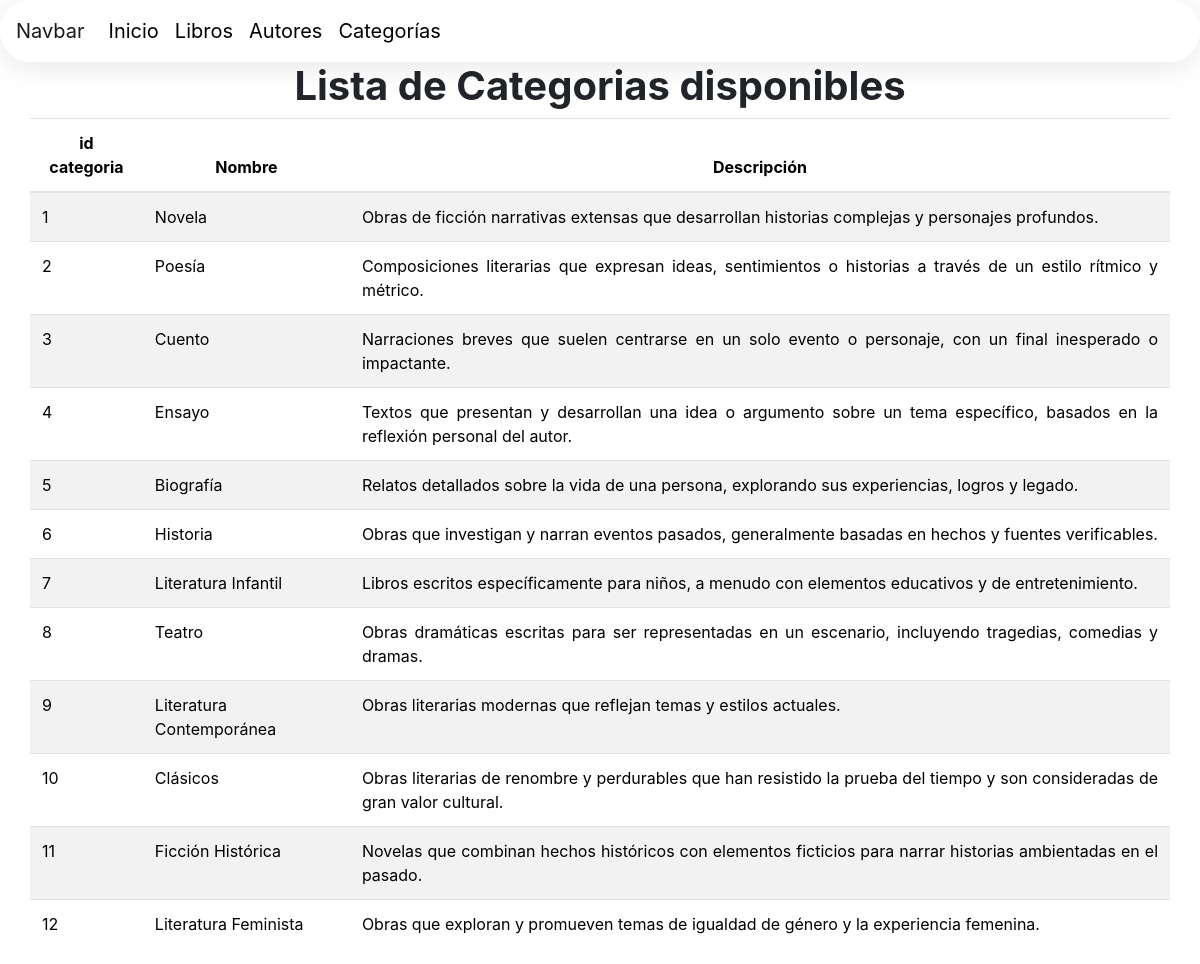
/catalogo/pagina_categorias, run on the app's committed database.
### catalogo/models.py (models this page shows, shortened)
class Navbar(models.Model):
    id_navbar = models.AutoField(db_column="idNavbar", primary_key=True)
    nombre = models.CharField(max_length=50)
    url = models.CharField(max_length=100)

class Categoria(models.Model):
    id_categoria = models.AutoField(db_column="idCategoria", primary_key=True)
    nombre_categoria = models.CharField(max_length=255)
    descripcion_categoria = models.CharField(max_length=255)

### catalogo/views.py (the view)
# urls.py: path('pagina_categorias', views.pagina_categorias, name="pagina_categorias"),
def pagina_categorias(request):
	Navbars = Navbar.objects.all()
	Categorias = Categoria.objects.all()
	context = {
		"Navbars": Navbars,
       	"Categorias": Categorias
    }
	return render (request, 'catalogo/pagina_categorias.html', context)

### catalogo/templates/catalogo/pagina_categorias.html (shortened to what this page needs)
<!DOCTYPE html>
<html lang="en">
<head>
    {% load static %}
    <link rel="stylesheet" href="{% static '/assets/css/index.css' %}">
    <link rel="stylesheet" href="https://cdn.jsdelivr.net/npm/bootstrap@4.6.2/dist/css/bootstrap.min.css">
    <link href="https://unpkg.com/aos@2.3.1/dist/aos.css" rel="stylesheet">
</head>
<body>
    <nav class="navbar navbar-expand-lg navbar-light trans ">
        <a class="navbar-brand" href="#">Navbar</a>
        <div class="collapse navbar-collapse" id="navbarNav">
            <ul class="navbar-nav">
                {% for Navbar in Navbars %}
              <li class="nav-item">
                <a class="nav-link"
                href="{{ Navbar.url }}" style="color: #000000">{{ Navbar.nombre }}</a>
              </li>
              {% endfor %}
              </ul>
        </div>
      </nav>
    <h1><strong>Lista de Categorias disponibles</strong></h1>
    <div class="container">
        <div class="row">
            <table class="table table-striped">
                <thead>
                    <tr>
                        <th scope="col">id categoria</th>
                        <th scope="col">Nombre</th>
                        <th scope="col">Descripción</th>
                    </tr>
                </thead>
                <tbody>
                    {% for Categoria in Categorias %}
                    <tr>
                        <td>{{ Categoria.id_categoria }}</td>
                        <td>{{ Categoria.nombre_categoria }}</td>
                        <td>{{ Categoria.descripcion_categoria }}</td>
                    </tr>
                    {% endfor %}
                </tbody>
            </table>
        </div>
    </div>
</body>
</html>

### static/assets/css/index.css (style rules this page uses)
.trans { background: rgba(255, 255, 255, 0.63); border-radius: 16px; box-shadow: 0 4px 30px rgba(0, 0, 0, 0.1); backdrop-filter: blur(1.7px); -webkit-backdrop-filter: blur(1.7px); border: 0px solid rgba(255, 255, 255, 0.86); border-radius: 50px; }
h1 { text-align: center; }
td,th { color:black; text-align: justify; }
tr { color:black; text-align: center; }
.nav-item { font-size: 20px; }
body { background-size: cover; background-repeat: no-repeat; background-attachment: fixed; }

### data on the page
Navbar: nombre "Inicio"
Navbar: nombre "Libros"
Navbar: nombre "Autores"
Navbar: nombre "Categorías"
Categoria: id_categoria "1", nombre_categoria "Novela", descripcion_categoria "Obras de ficción narrativas extensas que desarrollan historias complejas y personajes profundos."
Categoria: id_categoria "2", nombre_categoria "Poesía", descripcion_categoria "Composiciones literarias que expresan ideas, sentimientos o historias a través de un estilo rítmico y métrico."
Categoria: id_categoria "3", nombre_categoria "Cuento", descripcion_categoria "Narraciones breves que suelen centrarse en un solo evento o personaje, con un final inesperado o impactante."
Categoria: id_categoria "4", nombre_categoria "Ensayo", descripcion_categoria "Textos que presentan y desarrollan una idea o argumento sobre un tema específico, basados en la reflexión personal del autor."
Categoria: id_categoria "5", nombre_categoria "Biografía", descripcion_categoria "Relatos detallados sobre la vida de una persona, explorando sus experiencias, logros y legado."
Categoria: id_categoria "6", nombre_categoria "Historia", descripcion_categoria "Obras que investigan y narran eventos pasados, generalmente basadas en hechos y fuentes verificables."
Categoria: id_categoria "7", nombre_categoria "Literatura Infantil", descripcion_categoria "Libros escritos específicamente para niños, a menudo con elementos educativos y de entretenimiento."
Categoria: id_categoria "8", nombre_categoria "Teatro", descripcion_categoria "Obras dramáticas escritas para ser representadas en un escenario, incluyendo tragedias, comedias y dramas."
Categoria: id_categoria "9", nombre_categoria "Literatura Contemporánea", descripcion_categoria "Obras literarias modernas que reflejan temas y estilos actuales."
Categoria: id_categoria "10", nombre_categoria "Clásicos", descripcion_categoria "Obras literarias de renombre y perdurables que han resistido la prueba del tiempo y son consideradas de gran valor cultural."
Categoria: id_categoria "11", nombre_categoria "Ficción Histórica", descripcion_categoria "Novelas que combinan hechos históricos con elementos ficticios para narrar historias ambientadas en el pasado."
Categoria: id_categoria "12", nombre_categoria "Literatura Feminista", descripcion_categoria "Obras que exploran y promueven temas de igualdad de género y la experiencia femenina."
